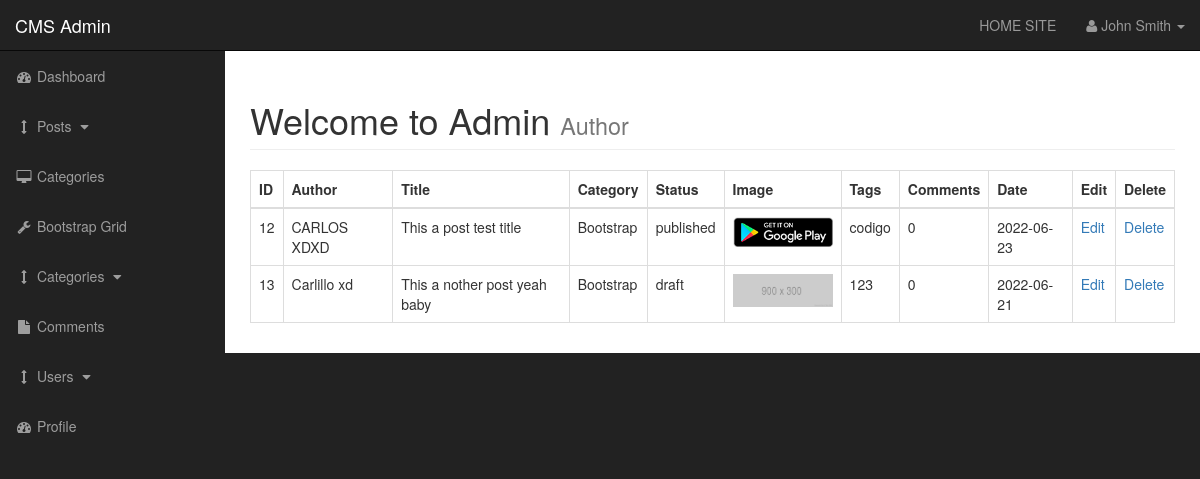
Screenshot of /admin/posts.php (signed in) with the database file from the repository.
### tables this page shows
CREATE TABLE `posts` (
  `post_id` int(3) NOT NULL,
  `post_category_id` int(3) NOT NULL,
  `post_title` varchar(255) NOT NULL,
  `post_author` varchar(255) NOT NULL,
  `post_date` date NOT NULL,
  `post_image` text NOT NULL DEFAULT '900x300.png',
  `post_content` text NOT NULL,
  `post_tags` varchar(255) NOT NULL,
  `post_comment_count` int(255) NOT NULL DEFAULT 0,
  `post_status` varchar(255) NOT NULL DEFAULT 'draft'
);

CREATE TABLE `categories` (
  `cat_id` int(3) NOT NULL,
  `cat_title` varchar(256) NOT NULL
);

### admin/includes/view_all_posts.php (the view, shortened to what this page needs)
<table class="table table-bordered table-hover">
    <thead>
        <tr>
            <th>ID</th>
            <th>Author</th>
            <th>Title</th>
            <th>Category</th>
            <th>Status</th>
            <th>Image</th>
            <th>Tags</th>
            <th>Comments</th>
            <th>Date</th>
            <th>Edit</th>
            <th>Delete</th>
        </tr>
    </thead>
    <tbody>
        <?php
        $query = "SELECT * FROM posts";
        $select_posts = mysqli_query($connection,  $query);
        while ($row = mysqli_fetch_assoc($select_posts)) {
            $post_id = $row['post_id'];
            $post_author = $row['post_author'];
            $post_title = $row['post_title'];
            $post_category_id = $row['post_category_id'];
            $post_status = $row['post_status'];
            $post_image = $row['post_image'];
            $post_tags = $row['post_tags'];
            $post_comment_count = $row['post_comment_count'];
            $post_date = $row['post_date'];
            echo "<tr>";
            echo "<td>$post_id</td>";
            echo "<td>$post_author</td>";
            echo "<td>$post_title</td>";
            $query = "SELECT * FROM categories WHERE cat_id = $post_category_id ";
            $select_categories_id = mysqli_query($connection,  $query);
            while ($row = mysqli_fetch_assoc($select_categories_id)) {
                $cat_title = $row['cat_title'];
                echo "<td>$cat_title</td>";
            }
            echo "<td>$post_status</td>";
            echo "<td><img width='100' src='../images/$post_image' alt='post image'></td>";
            echo "<td>$post_tags</td>";
            echo "<td>$post_comment_count</td>";
            echo "<td>$post_date</td>";
            echo "<td><a href='posts.php?source=edit_post&p_id={$post_id}'>Edit</a></td>";
            echo "<td><a href='posts.php?delete={$post_id}'>Delete</a></td>";
            echo "</tr>";
        }
        ?>
    </tbody>
</table>

### admin/includes/admin_header.php (shortened to what this page needs)
<!DOCTYPE html>
<html lang="en">
<head>
    <link href="css/bootstrap.min.css" rel="stylesheet">
    <link href="css/sb-admin.css" rel="stylesheet">
    <link href="font-awesome/css/font-awesome.min.css" rel="stylesheet" type="text/css">
    <link href="css/summernote.css" rel="stylesheet" type="text/css">
</head>
<body>

### admin/posts.php (shortened to what this page needs)
<?php include "includes/admin_header.php" ?>
<div id="wrapper">
    <?php include "includes/admin_navigation.php" ?>
    <div id="page-wrapper">
        <div class="container-fluid">
            <div class="row">
                <div class="col-lg-12">
                    <h1 class="page-header">
                        Welcome to Admin
                        <small>Author</small>
                    </h1>
                    <?php
                    if (isset($_GET['source'])) {
                        $source = $_GET['source'];
                    }else{
                        $source = '';
                    }
                    switch ($source) {
                        default:
                            include "includes/view_all_posts.php";
                            break;
                    }
                    ?>
                </div>
            </div>
        </div>
    </div>
</div>
<?php include "includes/admin_footer.php" ?>

### admin/includes/admin_navigation.php (shortened to what this page needs)
<nav class="navbar navbar-inverse navbar-fixed-top" role="navigation">
           <div class="navbar-header">
               <a class="navbar-brand" href="index.php">CMS Admin</a>
           </div>
           <ul class="nav navbar-right top-nav">
               <li><a href="../index.php">HOME SITE</a></li>
               <li class="dropdown">
                   <a href="#" class="dropdown-toggle" data-toggle="dropdown"><i class="fa fa-user"></i> John Smith <b class="caret"></b></a>
               </li>
           </ul>
           <div class="collapse navbar-collapse navbar-ex1-collapse">
               <ul class="nav navbar-nav side-nav">
                   <li>
                       <a href="index.php"><i class="fa fa-fw fa-dashboard"></i> Dashboard</a>
                   </li>
                   <li>
                       <a href="javascript:;" data-toggle="collapse" data-target="#posts"><i class="fa fa-fw fa-arrows-v"></i> Posts <i class="fa fa-fw fa-caret-down"></i></a>
                   </li>
                   <li>
                       <a href="./categories.php"><i class="fa fa-fw fa-desktop"></i> Categories</a>
                   </li>
                   <li>
                       <a href="bootstrap-grid.html"><i class="fa fa-fw fa-wrench"></i> Bootstrap Grid</a>
                   </li>
                   <li>
                       <a href="javascript:;" data-toggle="collapse" data-target="#demo"><i class="fa fa-fw fa-arrows-v"></i> Categories <i class="fa fa-fw fa-caret-down"></i></a>
                   </li>
                   <li>
                       <a href="./comments.php"><i class="fa fa-fw fa-file"></i> Comments</a>
                   </li>
                   <li>
                       <a href="javascript:;" data-toggle="collapse" data-target="#users"><i class="fa fa-fw fa-arrows-v"></i> Users <i class="fa fa-fw fa-caret-down"></i></a>
                   </li>
                   <li>
                       <a href="profile.php"><i class="fa fa-fw fa-dashboard"></i> Profile</a>
                   </li>
               </ul>
           </div>
       </nav>

### admin/includes/admin_footer.php (shortened to what this page needs)
</body>
</html>

### admin/css/sb-admin.css (style rules this page uses)
body { margin-top: 100px; background-color: #222; }
@media (min-width:768px) { body { margin-top: 50px; } }
#wrapper { padding-left: 0; }
#page-wrapper { width: 100%; padding: 0; background-color: #fff; }
@media (min-width:768px) { #wrapper { padding-left: 225px; } }
@media (min-width:768px) { #page-wrapper { padding: 10px; } }
.top-nav { padding: 0 15px; }
.top-nav>li { display: inline-block; float: left; }
.top-nav>li>a { padding-top: 15px; padding-bottom: 15px; line-height: 20px; color: #999; }
@media (min-width:768px) { .side-nav { position: fixed; top: 51px; left: 225px; width: 225px; margin-left: -225px; border: none; border-radius: 0; overflow-y: auto; background-color: #222; } }
@media (min-width:768px) { .side-nav>li>a { width: 225px; } }

### rows the page displays
posts: post_id "12", post_author "CARLOS XDXD", post_title "This a post test title", post_status "published", post_image (picture), post_tags "codigo", post_comment_count "0", post_date "2022-06-23"
categories: cat_title "Bootstrap"
posts: post_id "13", post_author "Carlillo xd", post_title "This a nother post yeah baby", post_status "draft", post_image (picture), post_tags "123", post_comment_count "0", post_date "2022-06-21"
